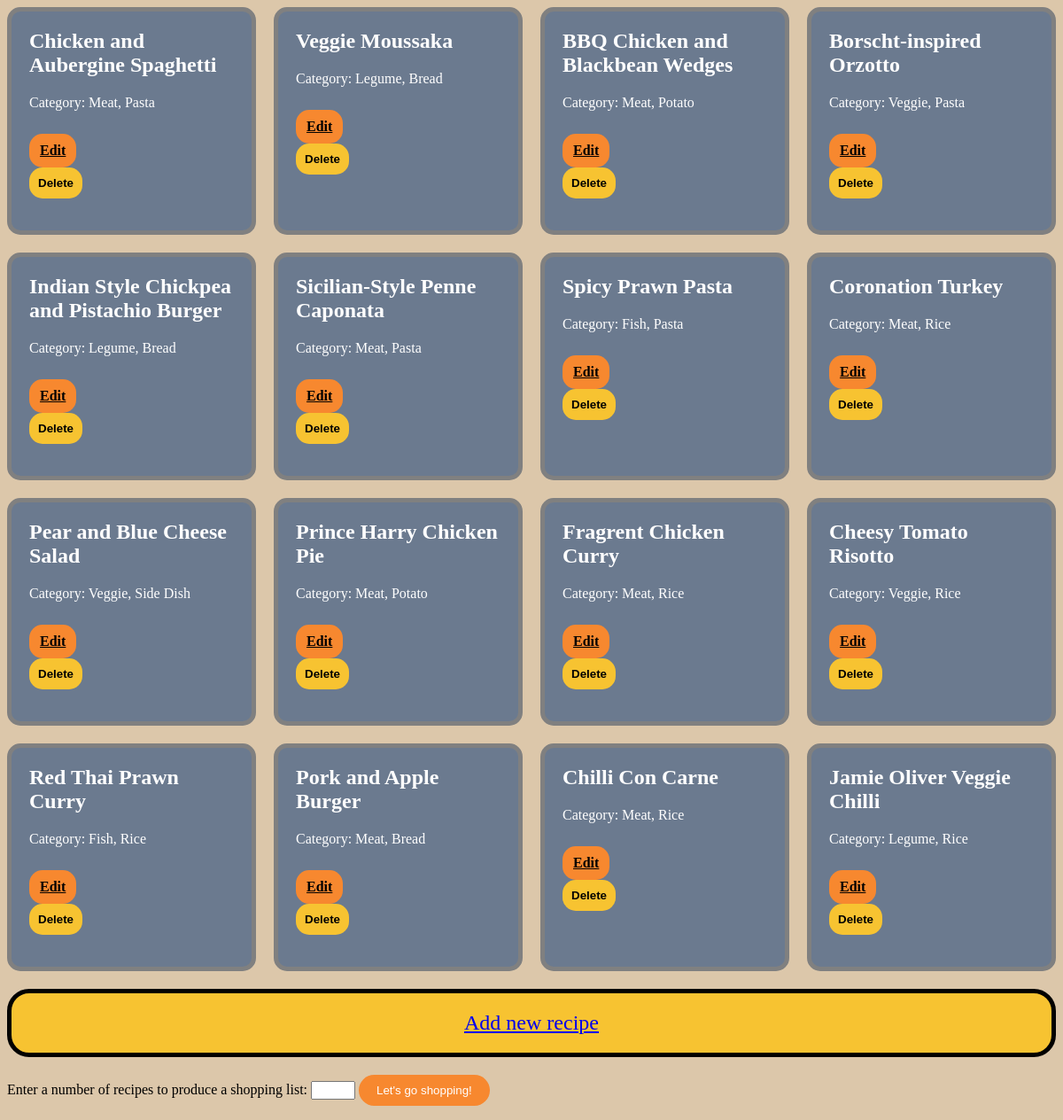
Before: / with the older database file.
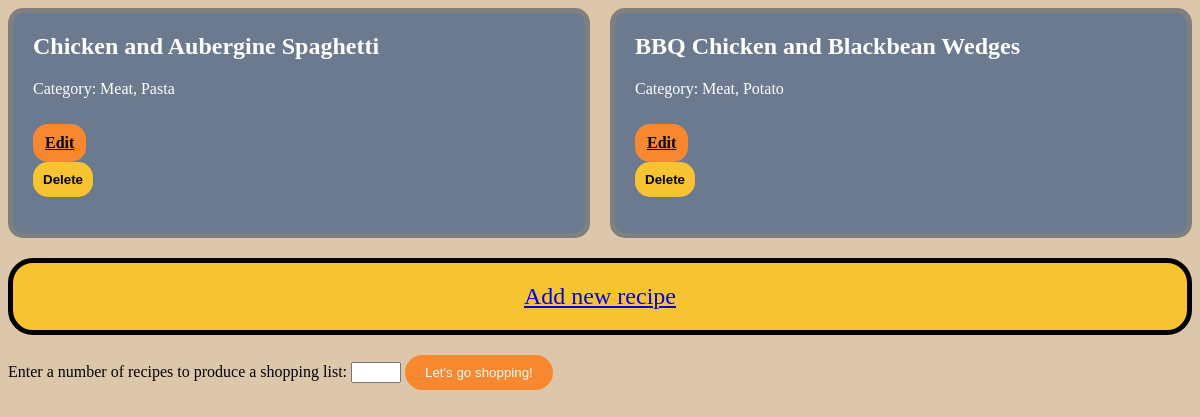
After: the same page with the newer database file.
### db_models.py (models this page shows)
class Recipe(db.Model):
    __tablename__ = 'recipes'
    id = db.Column(db.Integer, primary_key=True, autoincrement=True)
    name = db.Column(db.String(255), nullable=False)
    category1 = db.Column(db.String(255), nullable=False)
    category2 = db.Column(db.String(255), nullable=False)

### app.py (the view)
@app.route('/')
def home():
    with app.app_context():
        recipes = Recipe.query.all()
        return render_template('home.html', recipes=recipes)

### templates/home.html (shortened to what this page needs)
<head>
    <link rel="stylesheet" type="text/css" href="{{ url_for('static', filename='home_style.css') }}">
  </head>
<div class="recipe-boxes">
    {% for recipe in recipes %}
      <div class="recipe-box">
        <h2>{{ recipe.name }}</h2>
        <p>Category: {{ recipe.category1 }}, {{ recipe.category2 }}</p>
        <a href="{{ url_for('edit_recipe', id=recipe.id) }}">Edit</a>
        <form method="POST" action="{{ url_for('delete_recipe', id=recipe.id) }}" onsubmit="return confirm('Are you sure you want to delete this recipe?')">
            <button type="submit">Delete</button>
        </form>
      </div>
    {% endfor %}
  </div>
  <a href="{{ url_for('add_recipe') }}" class="add-recipe-button">Add new recipe</a>
  <form action="{{ url_for('generate_shopping_list') }}" method="GET">
    <label for="number">Enter a number of recipes to produce a shopping list:</label>
    <input type="number" name="number" id="number">
    <input type="submit" value="Let's go shopping!">
  </form>

### static/home_style.css (style rules this page uses)
.recipe-boxes { display: grid; grid-template-columns: repeat(auto-fit, minmax(250px, 1fr)); grid-gap: 20px; }
.recipe-box { background-color: #6B7A8F; box-shadow: 8px 12px #6b7a8f00; color: white; border-radius: 15px; padding: 20px; border: thick solid grey; }
.recipe-box h2 { margin-top: 0; }
.recipe-box a { display: inline-block; margin-top: 10px; padding: 10px; border-radius: 5px; }
.add-recipe-button { display: block; margin-top: 20px; }
.recipe-box a[href*="edit"] { background-color: #F7882F; color: black; border: none; padding: 10px 12px; border-radius: 15px; font-weight: bold; cursor: pointer; }
.add-recipe-button { display: block; margin: 20px auto; text-align: center; font-size: 24px; background-color: #F7C331; padding: 20px; border-radius: 25px; border: thick solid black; }
form button[type="submit"] { background-color: #F7C331; color: black; border: none; padding: 10px 10px; border-radius: 15px; font-weight: bold; cursor: pointer; }
input[type="submit"] { background-color: #F7882F; color: white; border-radius: 20px; padding: 10px 20px; border: none; cursor: pointer; }
input[type="number"] { width: 50px; }

Changed rows visible on the page:
removed Recipe: name "Veggie Moussaka", category1 "Legume", category2 "Bread"
removed Recipe: name "Borscht-inspired Orzotto", category1 "Veggie", category2 "Pasta"
removed Recipe: name "Indian Style Chickpea and Pistachio Burger", category1 "Legume", category2 "Bread"
removed Recipe: name "Sicilian-Style Penne Caponata", category1 "Meat", category2 "Pasta"
removed Recipe: name "Spicy Prawn Pasta", category1 "Fish", category2 "Pasta"
removed Recipe: name "Coronation Turkey", category1 "Meat", category2 "Rice"
removed Recipe: name "Pear and Blue Cheese Salad", category1 "Veggie", category2 "Side Dish"
removed Recipe: name "Prince Harry Chicken Pie", category1 "Meat", category2 "Potato"
removed Recipe: name "Fragrent Chicken Curry", category1 "Meat", category2 "Rice"
removed Recipe: name "Cheesy Tomato Risotto", category1 "Veggie", category2 "Rice"
removed Recipe: name "Red Thai Prawn Curry", category1 "Fish", category2 "Rice"
removed Recipe: name "Pork and Apple Burger", category1 "Meat", category2 "Bread"
removed Recipe: name "Chilli Con Carne", category1 "Meat", category2 "Rice"
removed Recipe: name "Jamie Oliver Veggie Chilli", category1 "Legume", category2 "Rice"
